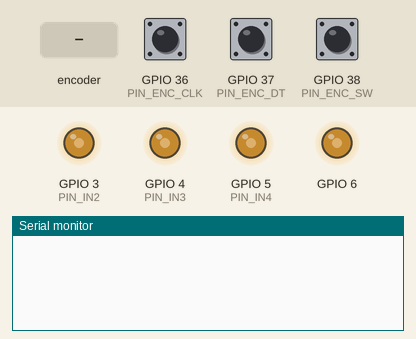
Simulated run of this sketch. Board: ESP32. Parts: output pins drawn as LEDs (lit = HIGH), the last lines printed to the serial monitor. Inputs (shaded band) come from the test bench; at power-on: GPIO 38 (PIN_ENC_SW) HIGH, GPIO 36 (PIN_ENC_CLK) HIGH, GPIO 37 (PIN_ENC_DT) HIGH.

Above: at 1.2 s.
1.3 s: rotary encoder on GPIO 36 (PIN_ENC_CLK) / GPIO 37 (PIN_ENC_DT) turned 1 step (first pin leading)
At 2.0 s:
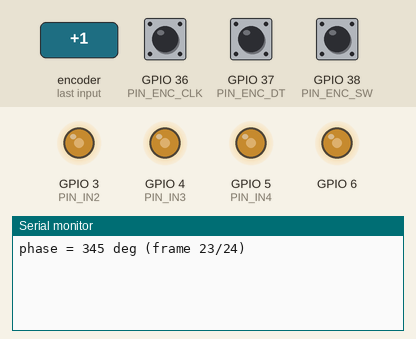
3.0 s: GPIO 38 (PIN_ENC_SW) pulled LOW for 1 s
At 5.0 s:
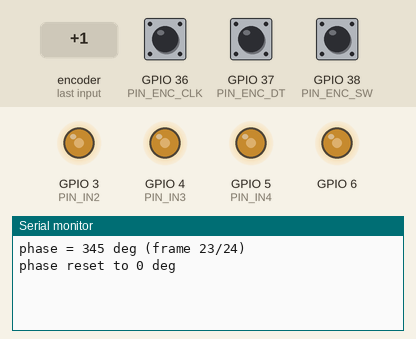

Measured:
- after the input at 1.3 s, the serial monitor: prints a new line at once (image 1)
- after the input at 3.0 s, the serial monitor: prints a new line after 0.70 s (image 2)

The sketch:

TinyLev_v3.ino
```cpp
 // Nano ESP32 note: this board runs pinMode()/digitalWrite() through a translation layer where the numbers you type are the *Arduino* pin labels (D2, A0, ...),
 //not the chip's real GPIO numbers. The LEDC ESP-IDF driver used here needs the real GPIO number, so setup() resolves it itself via digitalPinToGPIONumber() -- don't hardcode raw GPIO numbers for this board.

#include <Arduino.h>
#include "driver/ledc.h"

// ---------------- USER-CONFIGURABLE PIN MAP ----------------
#define PIN_IN1 D2   // top array, channel A
#define PIN_IN2 D3   // top array, channel A (complementary)
#define PIN_IN3 D4   // bottom array, channel B
#define PIN_IN4 D5   // bottom array, channel B (complementary)

#define PIN_ENC_CLK A0
#define PIN_ENC_DT  A1
#define PIN_ENC_SW  A2
// -------------------------------------------------------------

#define SYNC_FREQ_HZ 40000
#define N_FRAMES     24     // phase steps around a full 360 deg turn
#define STEP_SIZE    1
#define ENCODER_DEBOUNCE_LOOPS 3
#define LONG_PRESS_MS 700    // hold SW this long to reset phase to 0 deg

#define LEDC_SPEED_MODE LEDC_LOW_SPEED_MODE
#define LEDC_TIMER_NUM  LEDC_TIMER_0
// 10-bit resolution is the practical ceiling for a clean 40kHz timer off
// the 80MHz APB clock (11-bit would need a divisor < 1, which LEDC can't
// do) -- still gives ~24ns phase-step resolution, far finer than needed.
#define LEDC_RES_BITS   LEDC_TIMER_10_BIT

#define CH_IN1 LEDC_CHANNEL_0
#define CH_IN2 LEDC_CHANNEL_1
#define CH_IN3 LEDC_CHANNEL_2
#define CH_IN4 LEDC_CHANNEL_3

static volatile int frame = 0;
static uint32_t maxDuty;
static uint32_t halfDuty;

// Push the encoder's current phase step out to the hardware. Only the
// bottom array's channels move; the top array stays fixed as reference.
static void applyPhase(int f) {
  uint32_t phaseOffset = ((uint32_t)f * maxDuty + N_FRAMES / 2) / N_FRAMES; // rounded
  uint32_t in4H = (phaseOffset + halfDuty) % maxDuty;
  ledc_set_duty_and_update(LEDC_SPEED_MODE, CH_IN3, halfDuty, phaseOffset);
  ledc_set_duty_and_update(LEDC_SPEED_MODE, CH_IN4, halfDuty, in4H);
}

void setup() {
  Serial.begin(115200);

  pinMode(PIN_ENC_CLK, INPUT_PULLUP);
  pinMode(PIN_ENC_DT,  INPUT_PULLUP);
  pinMode(PIN_ENC_SW,  INPUT_PULLUP);

  ledc_timer_config_t timerCfg = {};
  timerCfg.speed_mode      = LEDC_SPEED_MODE;
  timerCfg.duty_resolution = LEDC_RES_BITS;
  timerCfg.timer_num       = LEDC_TIMER_NUM;
  timerCfg.freq_hz         = SYNC_FREQ_HZ;
  timerCfg.clk_cfg         = LEDC_AUTO_CLK;
  if (ledc_timer_config(&timerCfg) != ESP_OK) {
    Serial.println("FATAL: LEDC timer config failed (couldn't hit 40kHz "
                    "at this resolution) -- lower LEDC_RES_BITS.");
    while (true) { delay(1000); }
  }

  maxDuty  = 1UL << LEDC_RES_BITS;
  halfDuty = maxDuty / 2;

  struct { ledc_channel_t ch; int pin; uint32_t hpoint; } chans[4] = {
    { CH_IN1, PIN_IN1, 0 },
    { CH_IN2, PIN_IN2, halfDuty },
    { CH_IN3, PIN_IN3, 0 },          // updated immediately below by applyPhase()
    { CH_IN4, PIN_IN4, halfDuty },
  };

  for (auto &c : chans) {
    int gpio = digitalPinToGPIONumber(c.pin);
    if (gpio < 0 || gpio > 48) {
      Serial.printf("FATAL: pin did not resolve to a valid GPIO (got %d)\n", gpio);
      while (true) { delay(1000); }
    }
    ledc_channel_config_t chCfg = {};
    chCfg.gpio_num   = gpio;
    chCfg.speed_mode = LEDC_SPEED_MODE;
    chCfg.channel    = c.ch;
    chCfg.timer_sel  = LEDC_TIMER_NUM;
    chCfg.duty       = halfDuty;
    chCfg.hpoint     = c.hpoint;
    ledc_channel_config(&chCfg);
  }

  applyPhase(frame); // start at 0 deg (in-phase); turn the encoder to move toward 180 deg
}

void loop() {
  static byte clkReadState    = digitalRead(PIN_ENC_CLK);
  static byte lastCLK          = clkReadState;
  static byte clkDebounceCount = 0;
  static unsigned long swPressStart = 0;
  static bool swHeld = false;
  static bool swConsumed = false;

  // --- rotary encoder: adjust phase in +/-15 deg steps ---
  byte curCLK = digitalRead(PIN_ENC_CLK);
  if (curCLK == clkReadState) {
    if (clkDebounceCount < 255) ++clkDebounceCount;
  } else {
    clkReadState = curCLK;
    clkDebounceCount = 0;
  }

  if (clkDebounceCount == ENCODER_DEBOUNCE_LOOPS && clkReadState != lastCLK) {
    if (clkReadState == LOW) { // confirmed CLK falling edge -> one detent
      byte curDT = digitalRead(PIN_ENC_DT);
      if (curDT != clkReadState) {
        frame = (frame - STEP_SIZE + N_FRAMES) % N_FRAMES;
      } else {
        frame = (frame + STEP_SIZE) % N_FRAMES;
      }
      applyPhase(frame);
      Serial.printf("phase = %d deg (frame %d/%d)\n", frame * 360 / N_FRAMES, frame, N_FRAMES);
    }
    lastCLK = clkReadState;
  }

  // --- push button: hold to reset phase to 0 deg ---
  if (digitalRead(PIN_ENC_SW) == LOW) {
    if (!swHeld) {
      swHeld = true;
      swConsumed = false;
      swPressStart = millis();
    } else if (!swConsumed && millis() - swPressStart > LONG_PRESS_MS) {
      frame = 0;
      applyPhase(frame);
      Serial.println("phase reset to 0 deg");
      swConsumed = true; // don't re-trigger again until released
    }
  } else {
    swHeld = false;
  }

  delay(1); // encoder is mechanical, no need to poll faster than this
}
```
